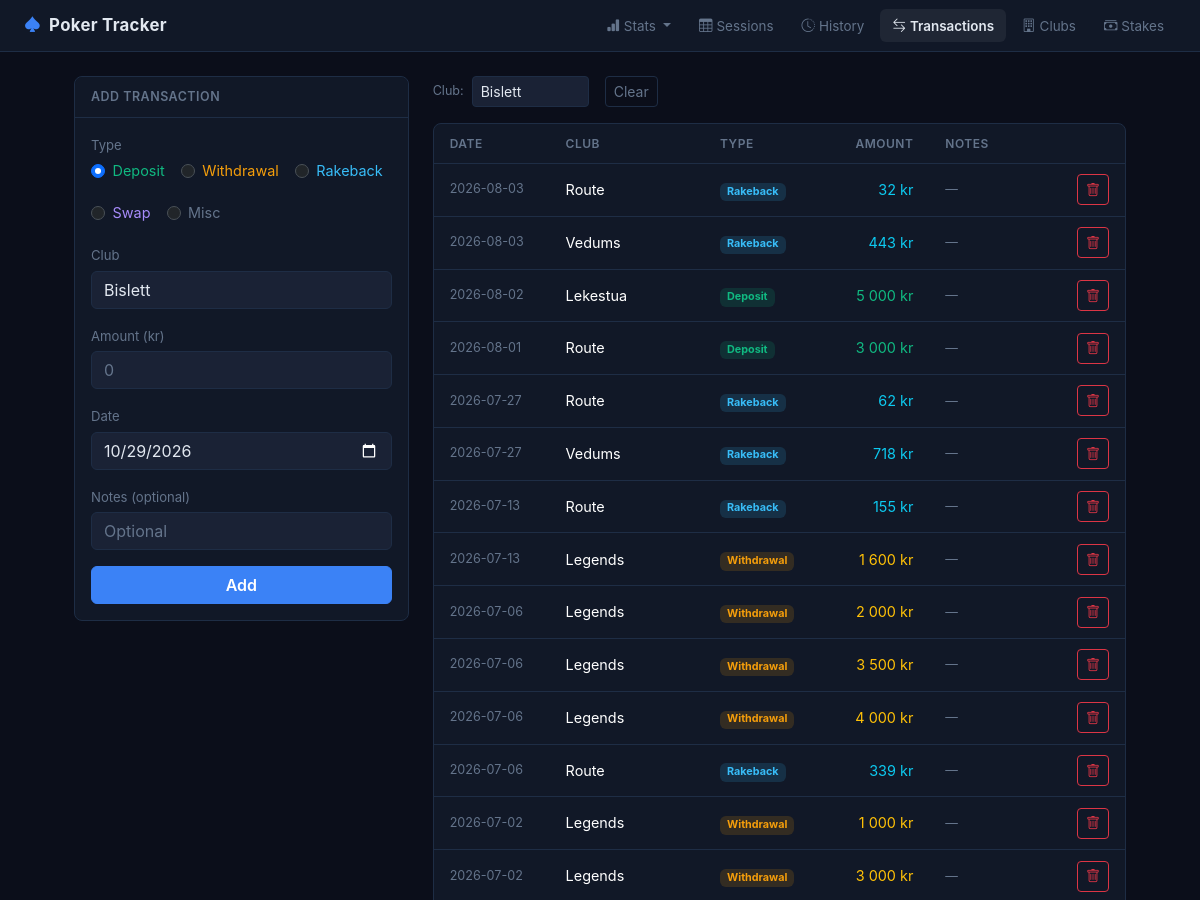
The app's page /transactions?club_id=7 (upper part), older data.
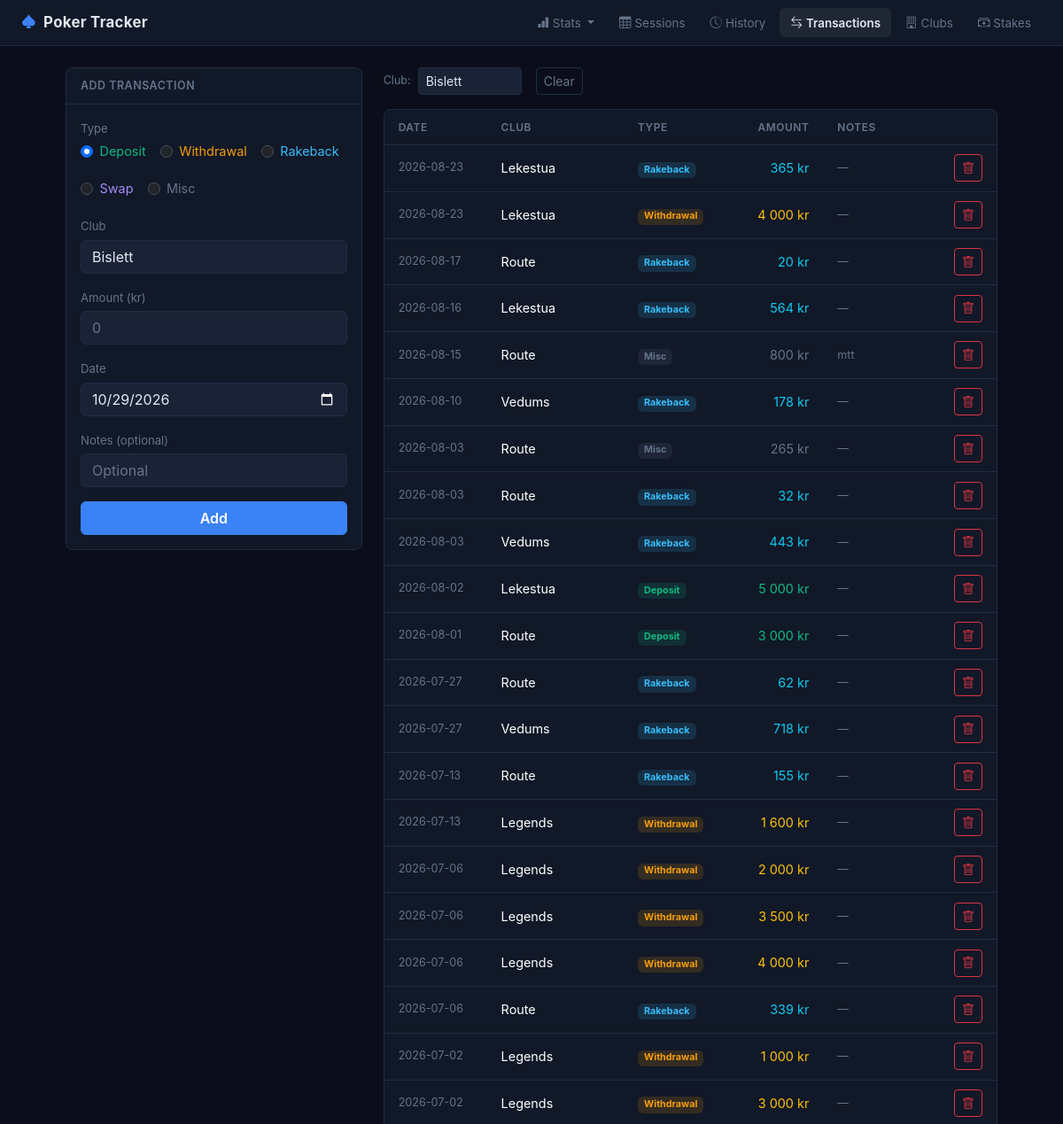
The same page, newer data.
### tables this page shows
CREATE TABLE "transactions" (
                    id INTEGER PRIMARY KEY AUTOINCREMENT,
                    club_id INTEGER NOT NULL REFERENCES clubs(id),
                    to_club_id INTEGER REFERENCES clubs(id),
                    type TEXT NOT NULL CHECK(type IN ('deposit', 'withdrawal', 'rakeback', 'swap', 'misc')),
                    amount REAL NOT NULL,
                    date TEXT NOT NULL,
                    notes TEXT,
                    created_at TEXT DEFAULT (datetime('now'))
                );

CREATE TABLE clubs (
            id INTEGER PRIMARY KEY AUTOINCREMENT,
            name TEXT NOT NULL UNIQUE,
            notes TEXT,
            created_at TEXT DEFAULT (datetime('now'))
        );

### app.py (the view, shortened to what this page needs)
@app.route("/transactions", methods=["GET", "POST"])
def transactions():
    club_id = request.args.get("club_id", type=int)
    db = get_db()
    clubs = db.execute("SELECT * FROM clubs ORDER BY name").fetchall()
    where_parts, params = [], []
    if club_id:
        where_parts.append("(t.club_id = ? OR t.to_club_id = ?)")
        params.extend([club_id, club_id])
    where = ("WHERE " + " AND ".join(where_parts)) if where_parts else ""
    txns = db.execute(f"""
        SELECT t.*, c.name as club_name, tc.name as to_club_name
        FROM transactions t
        JOIN clubs c ON t.club_id = c.id
        LEFT JOIN clubs tc ON t.to_club_id = tc.id
        {where}
        ORDER BY t.date DESC, t.id DESC
    """, params).fetchall()
    today = datetime.now().strftime("%Y-%m-%d")
    return render_template("transactions.html",
        transactions=txns, clubs=clubs,
        selected_club_id=club_id, today=today)

### app.py (called while the page is built)
@app.template_filter("nok")
def nok_filter(value):
    if value is None:
        return "0 kr"
    v = float(value)
    formatted = f"{abs(v):,.0f}".replace(",", " ")
    return f"{'-' if v < 0 else ''}{formatted} kr"

### database.py (called while the page is built)
def get_db():
    if "db" not in g:
        g.db = sqlite3.connect(str(DB_PATH))
        g.db.row_factory = sqlite3.Row
        g.db.execute("PRAGMA foreign_keys = ON")
    return g.db

### templates/transactions.html (shortened to what the changed rows need)
{% extends "base.html" %}
{% block content %}
<div class="row g-4">
    <div class="col-md-8">
        {% if transactions %}
        <div class="card">
            <div class="table-responsive">
                <table class="table table-hover mb-0">
                    <thead>
                        <tr>
                            <th>Date</th>
                            <th>Club</th>
                            <th>Type</th>
                            <th class="text-end">Amount</th>
                            <th>Notes</th>
                            <th class="text-end"></th>
                        </tr>
                    </thead>
                    <tbody>
                        {% for t in transactions %}
                        <tr>
                            <td class="text-muted small" style="white-space:nowrap">{{ t['date'] }}</td>
                            <td>
                                {% if t['type'] == 'swap' %}
                                    <span class="text-muted">{{ t['club_name'] }}</span>
                                    <i class="bi bi-arrow-right mx-1" style="color:#a78bfa;font-size:0.8rem"></i>
                                    <span class="text-muted">{{ t['to_club_name'] or '?' }}</span>
                                {% else %}
                                    {{ t['club_name'] }}
                                {% endif %}
                            </td>
                            <td style="white-space:nowrap">
                                {% if t['type'] == 'deposit' %}
                                    <span class="badge" style="background:rgba(16,185,129,0.15);color:#10b981">Deposit</span>
                                {% elif t['type'] == 'withdrawal' %}
                                    <span class="badge" style="background:rgba(245,158,11,0.15);color:#f59e0b">Withdrawal</span>
                                {% elif t['type'] == 'rakeback' %}
                                    <span class="badge" style="background:rgba(56,189,248,0.15);color:#38bdf8">Rakeback</span>
                                {% elif t['type'] == 'swap' %}
                                    <span class="badge" style="background:rgba(167,139,250,0.15);color:#a78bfa">Swap</span>
                                {% else %}
                                    <span class="badge" style="background:rgba(100,116,139,0.15);color:#64748b">Misc</span>
                                {% endif %}
                            </td>
                            <td class="text-end" style="white-space:nowrap">
                                {% if t['type'] == 'deposit' %}
                                    <span class="text-success">{{ t['amount'] | nok }}</span>
                                {% elif t['type'] == 'withdrawal' %}
                                    <span class="text-warning">{{ t['amount'] | nok }}</span>
                                {% elif t['type'] == 'rakeback' %}
                                    <span class="text-info">{{ t['amount'] | nok }}</span>
                                {% elif t['type'] == 'swap' %}
                                    <span class="text-muted">{{ t['amount'] | nok }}</span>
                                {% else %}
                                    <span class="text-muted">{{ t['amount'] | nok }}</span>
                                {% endif %}
                            </td>
                            <td class="text-muted small">{{ t['notes'] or '—' }}</td>
                            <td class="text-end">
                                <form method="post" action="/transactions/{{ t['id'] }}/delete" class="d-inline"
                                      onsubmit="return confirm('Delete this entry?')">
                                    <button type="submit" class="btn btn-sm btn-outline-danger">
                                        <i class="bi bi-trash"></i>
                                    </button>
                                </form>
                            </td>
                        </tr>
                        {% endfor %}
                    </tbody>
                </table>
            </div>
        </div>
        {% else %}
        <div class="text-center text-muted py-5">No transactions found.</div>
        {% endif %}
    </div>
</div>
{% endblock %}

Row changes from the older to the newer data that the page shows:
added transactions: date "2026-08-23", club_name "Lekestua", type "Rakeback", amount|nok "365 kr", notes "—"
added transactions: date "2026-08-23", club_name "Lekestua", type "Withdrawal", amount|nok "4 000 kr", notes "—"
added transactions: date "2026-08-17", club_name "Route", type "Rakeback", amount|nok "20 kr", notes "—"
added transactions: date "2026-08-16", club_name "Lekestua", type "Rakeback", amount|nok "564 kr", notes "—"
added transactions: date "2026-08-15", club_name "Route", type "Misc", amount|nok "800 kr", notes "mtt"
added transactions: date "2026-08-10", club_name "Vedums", type "Rakeback", amount|nok "178 kr", notes "—"
added transactions: date "2026-08-03", club_name "Route", type "Misc", amount|nok "265 kr", notes "—"
